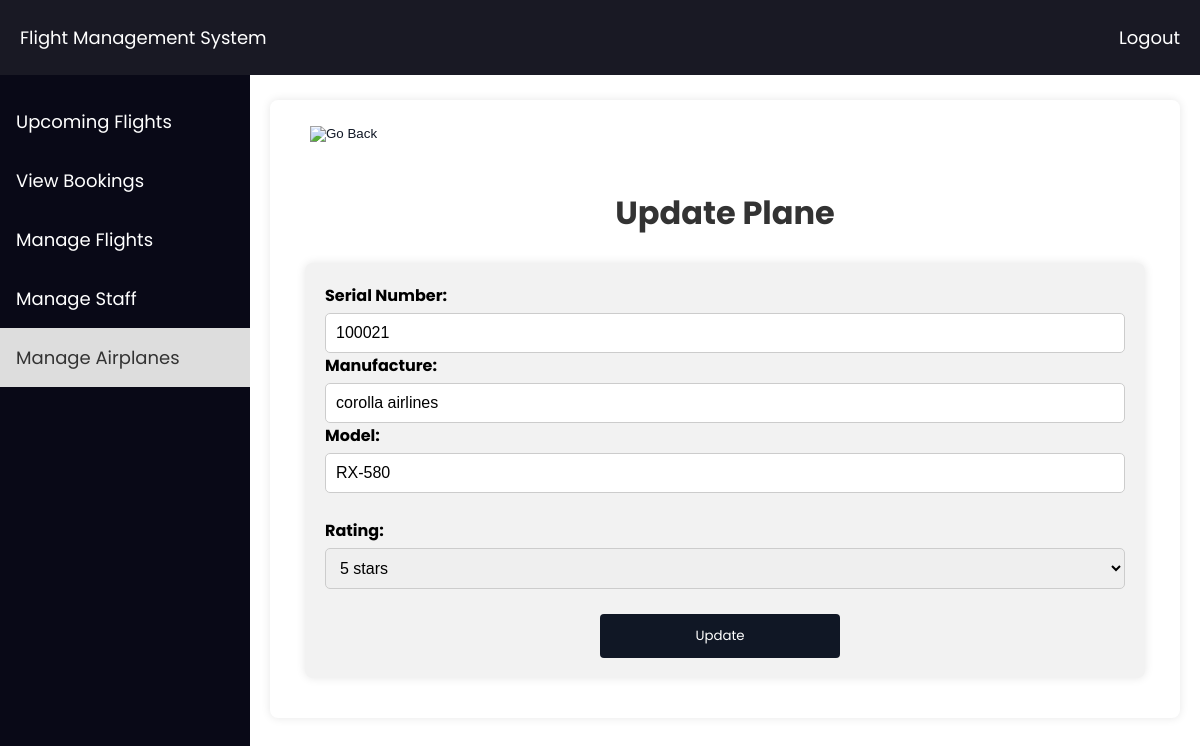
The page /Admin/AirPlane/edit_plane.php?id=6 (signed in) on the database its author committed.
### tables this page shows
CREATE TABLE `air_planes` (
  `ID` int(11) NOT NULL,
  `SerNum` varchar(10) NOT NULL,
  `Manufacture` varchar(30) NOT NULL,
  `Model` varchar(20) NOT NULL,
  `Rating` int(11) NOT NULL,
  `Booked` tinyint(1) NOT NULL
);

### Admin/AirPlane/edit_plane.php (the view, shortened to what this page needs)
<?php
$servername = "localhost";
$username = "root";
$password = "";
$dbname = "flight_management_system";
$conn = new mysqli($servername, $username, $password, $dbname);
$id = $_GET['id'];
$sql_current = "SELECT * FROM air_planes WHERE ID = $id";
$result_current = $conn->query($sql_current);
if ($result_current->num_rows > 0) {
    $row_current = $result_current->fetch_assoc();
} else {
    echo "No plane found with ID: $id";
    exit();
}
?>
<!DOCTYPE html>
<html lang="en">
<head>
</head>
<body>
     <div class="navbar">
        <a href="#">Flight Management System</a>
        <a href="../logout.php" style="float: right;">Logout</a>
    </div>
    <div class="sidebar">
        <a href="../admin_dashboard.php">Upcoming Flights</a>
        <a href="../Booking/all_booking_listing.php">View Bookings</a>
        <a href="../Flight/all_flight_listing.php" >Manage Flights</a>
        <a href="../Staff/all_staff_listing.php">Manage Staff</a>
        <a href="../AirPlane/all_plane_listing.php" id='active'>Manage Airplanes</a>
    </div>
    <div class="content">
    <form action="all_plane_listing.php" method="post">
        <button type="submit" class="goback-btn"><img src="https://cdn-icons-png.flaticon.com/128/318/318477.png" alt="Go Back"></button>
    </form>
    <h2>Update Plane</h2>
    <form class="form-container" action="<?php echo htmlspecialchars($_SERVER["PHP_SELF"]) . "?id=" . $id; ?>" method="post">
        <label for="ser_num">Serial Number:</label><br>
        <input type="text" id="ser_num" name="ser_num" value="<?php echo $row_current['SerNum']; ?>" required><br>
        <label for="manufacture">Manufacture:</label><br>
        <input type="text" id="manufacture" name="manufacture" value="<?php echo $row_current['Manufacture']; ?>" required><br>
        <label for="model">Model:</label><br>
        <input type="text" id="model" name="model" value="<?php echo $row_current['Model']; ?>" required><br><br>
        <label for="rating">Rating:</label><br>
        <select id="rating" name="rating">
            <option value="5" <?php if ($row_current['Rating'] == 5) echo "selected"; ?>>5 stars</option>
        </select><br><br>
        <div style="text-align: center;">
    <input type="submit" value="Update" class='addbtn'>
</div>
    </form>
</div>
</body>
</html>

### Admin/AirPlane/edit_plane.php (style rules this page uses)
body { font-family: 'Poppins', sans-serif; margin: 0; padding: 0; }
.navbar { background-color: #191924; overflow: hidden; padding: 10px 0; position: fixed; width: 100%; top: 0; z-index: 1000; transition: top 0.3s; }
.navbar a { float: left; display: block; color: white; text-align: center; padding: 14px 20px; text-decoration: none; font-size: 18px; }
.content { max-width: 1300px; margin: 20px auto; padding: 20px; background-color: #fff; border-radius: 8px; box-shadow: 0 0 10px rgba(0, 0, 0, 0.1); margin-left: 270px; margin-right: 20px; margin-top:100px; }
.sidebar { height: 100%; width: 250px; position: fixed; z-index: 1; top: 62px; left: 0; background-color: #090917; padding-top: 20px; margin-top: 10px; float: left; }
.sidebar a { display: block; color: white; padding: 16px; text-decoration: none; font-size: 18px; }
h2 { color: #333; text-align: center; font-size: 32px; }
.addbtn { background-color: #101725; color: white; width: 30%; padding: 12px 16px; border: none; border-radius: 4px; cursor: pointer; font-weight: semi-bold; font-family: 'Poppins', sans-serif; text-decoration: none; margin-right: 10px; }
#active { background-color: #ddd; color: #333; }
.goback-btn { background-color: white; color: #101725; border: none; cursor: pointer; margin-bottom: 20px; margin-left: 20px; padding: 0; }
.goback-btn img { width: 40px; height: 40px; }
.form-container { max-width: 800px; margin: 20px auto; padding: 20px; background-color: #f2f2f2; border-radius: 8px; box-shadow: 0 0 10px rgba(0, 0, 0, 0.1); }
label { font-weight: bold; }
input[type="text"], select { width: 100%; padding: 10px; margin-top: 5px; border: 1px solid #ccc; border-radius: 5px; box-sizing: border-box; font-size: 16px; }

### rows shown on the page
air_planes: ser_num "100021", manufacture "corolla airlines", model "RX-580", rating "5 stars"
